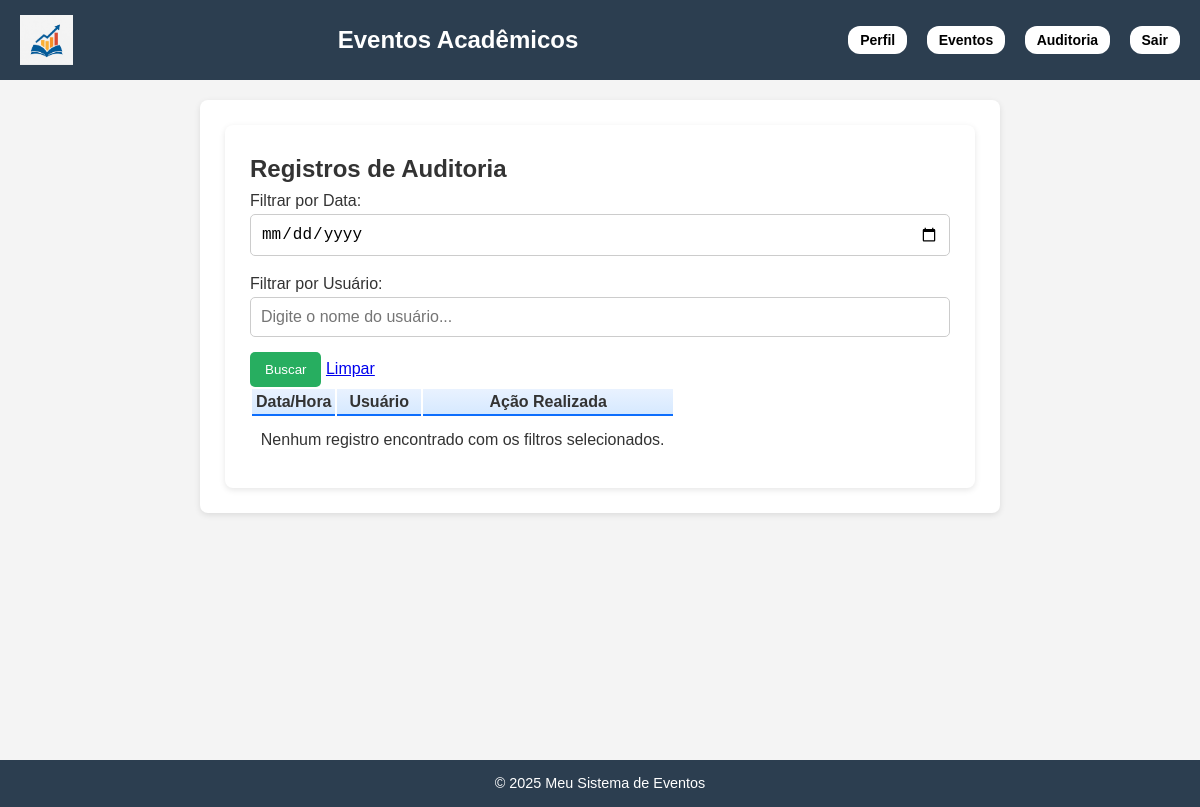
The page /api/auditoria/ (signed in) on the database as committed earlier.
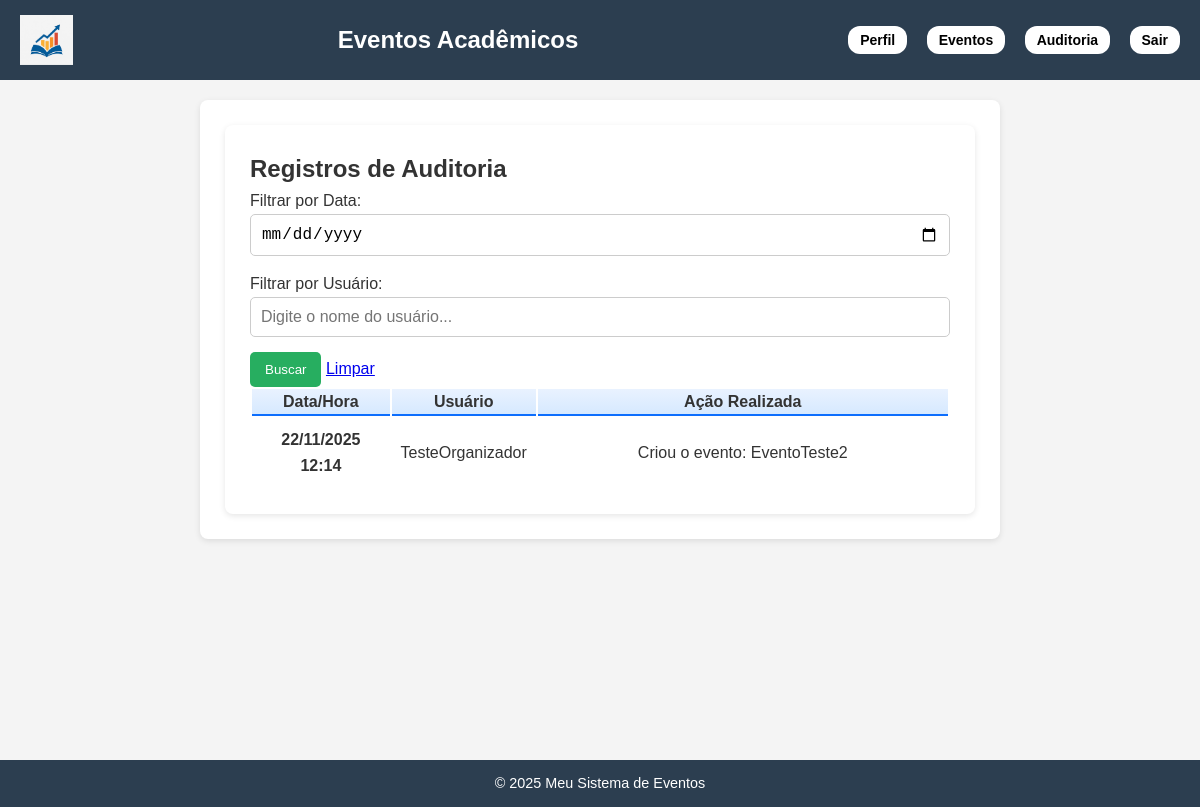
The same page on the database as committed later.
### eventos/models.py (models this page shows, shortened)
class RegistroAuditoria(models.Model):
    usuario = models.ForeignKey(User, on_delete=models.SET_NULL, null=True)
    acao = models.CharField(max_length=255) # Ex: "Criou evento Python Day"
    data_hora = models.DateTimeField(auto_now_add=True)
    class Meta:
        ordering = ['-data_hora'] # Mostra os mais recentes primeiro

### eventos/views.py (the view)
# urls.py: path('auditoria/', views.AuditoriaListView.as_view(), name='auditoria_list'),
class AuditoriaListView(LoginRequiredMixin, UserPassesTestMixin, ListView):
    model = RegistroAuditoria
    template_name = 'auditoria_list.html'
    context_object_name = 'registros'
    paginate_by = 20
    def test_func(self):
        perfil = getattr(self.request.user, 'perfil', None)
        return perfil and perfil.tipo == 'organizador'
    def get_queryset(self):
        qs = RegistroAuditoria.objects.all().order_by('-data_hora')
        data_busca = self.request.GET.get('data_busca')
        usuario_busca = self.request.GET.get('usuario_busca')
        if data_busca:
            try:
                data_obj = datetime.strptime(data_busca, '%Y-%m-%d').date()
                qs = qs.filter(data_hora__date=data_obj)
            except ValueError:
                pass # Se a data for inválida, ignora
        if usuario_busca:
            qs = qs.filter(usuario__username__icontains=usuario_busca)
        return qs
    def get_context_data(self, **kwargs):
        context = super().get_context_data(**kwargs)
        context['data_busca'] = self.request.GET.get('data_busca', '')
        context['usuario_busca'] = self.request.GET.get('usuario_busca', '')
        return context

### eventos/context_processors.py (called while the page is built)
def perfil_context(request):
    if request.user.is_authenticated:
        return {'perfil': getattr(request.user, 'perfil', None)}
    return {}

### eventos/templates/auditoria_list.html (shortened to what this page needs)
{% extends 'base.html' %}
{% block content %}
<div class="container mt-5">
    <div class="mb-4">
        <h2 class="fw-bold text-primary mb-3">Registros de Auditoria</h2>
        <div class="card p-4 shadow-sm border-0 bg-light">
            <form method="get" class="row g-3 align-items-end">
                <div class="col-md-4">
                    <label for="data_busca" class="form-label fw-bold text-secondary">Filtrar por Data:</label>
                    <input type="date" class="form-control" id="data_busca" name="data_busca"
                           value="{{ data_busca }}">
                </div>
                <div class="col-md-4">
                    <label for="usuario_busca" class="form-label fw-bold text-secondary">Filtrar por Usuário:</label>
                    <input type="text" class="form-control" id="usuario_busca" name="usuario_busca"
                           placeholder="Digite o nome do usuário..." value="{{ usuario_busca }}">
                </div>
                <div class="col-md-4 d-flex gap-2">
                    <button type="submit" class="btn btn-primary w-100 fw-bold">
                        Buscar
                    </button>
                    <a href="{% url 'auditoria_list' %}" class="btn btn-outline-secondary w-50">
                        Limpar
                    </a>
                </div>
            </form>
        </div>
        </div>
    <div class="table-responsive mt-4">
        <table class="table table-bordered table-striped align-middle shadow-sm">
            <thead class="table-primary text-center">
                <tr>
                    <th scope="col" class="px-3 py-2" style="width: 20%;">Data/Hora</th>
                    <th scope="col" class="px-3 py-2" style="width: 20%;">Usuário</th>
                    <th scope="col" class="px-3 py-2" style="width: 60%;">Ação Realizada</th>
                </tr>
            </thead>
            <tbody>
                {% for registro in registros %}
                <tr>
                    <td class="text-center"><strong>{{ registro.data_hora|date:"d/m/Y H:i" }}</strong></td>
                    <td class="fw-semibold text-dark">{{ registro.usuario.username }}</td>
                    <td class="text-muted">{{ registro.acao }}</td>
                </tr>
                {% empty %}
                <tr>
                    <td colspan="3" class="text-center text-muted py-3">
                        Nenhum registro encontrado com os filtros selecionados.
                    </td>
                </tr>
                {% endfor %}
            </tbody>
        </table>
    </div>
</div>
{% endblock %}

Rows that differ between the two databases and show on the page:
added RegistroAuditoria: data_hora "22/11/2025 12:14", usuario.username "TesteOrganizador", acao "Criou o evento: EventoTeste2"
Other text that changed with them:
text no longer shown: "Nenhum registro encontrado com os filtros selecionados."
